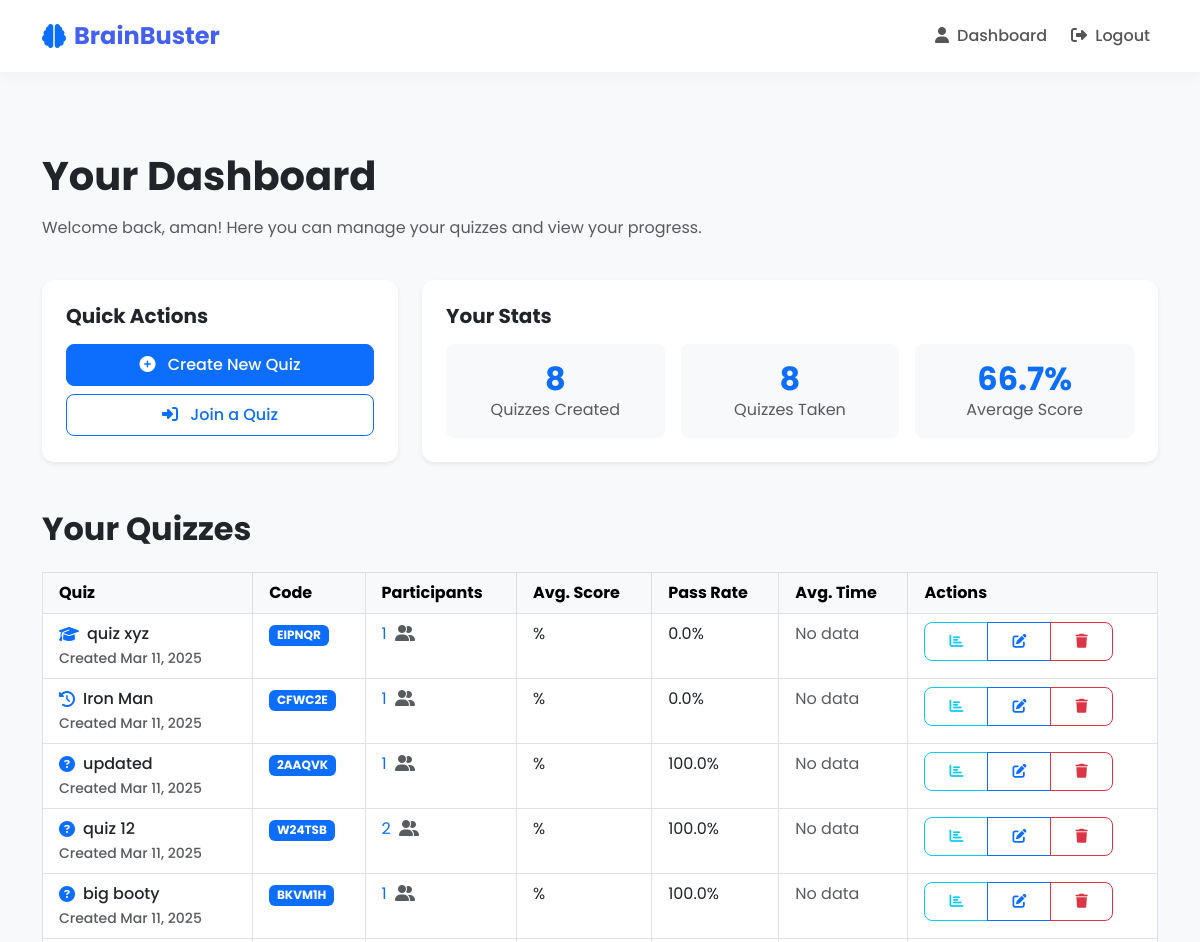
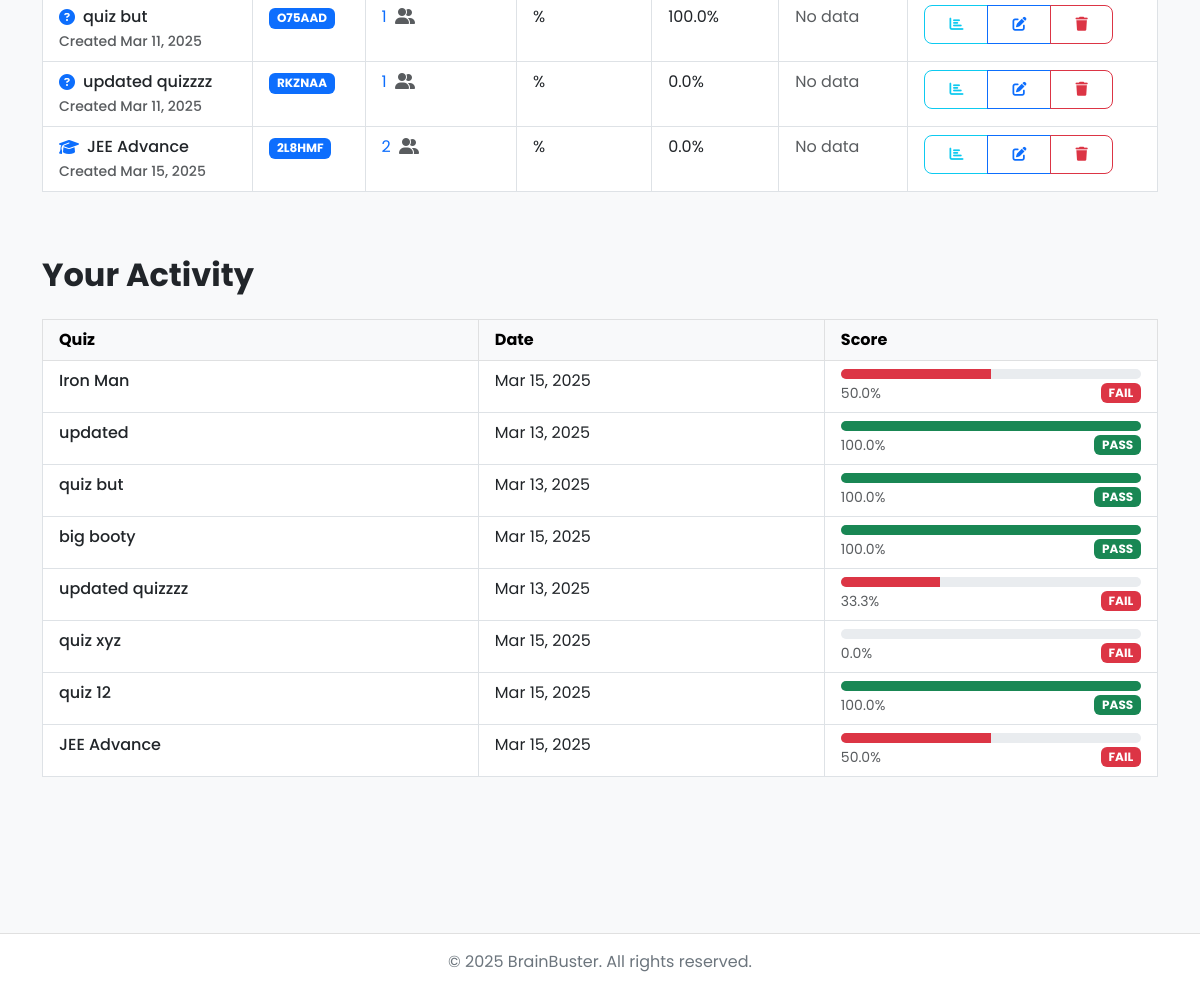
Before: /quizzes/ (signed in) with the older database file (2 pictures, top to bottom).
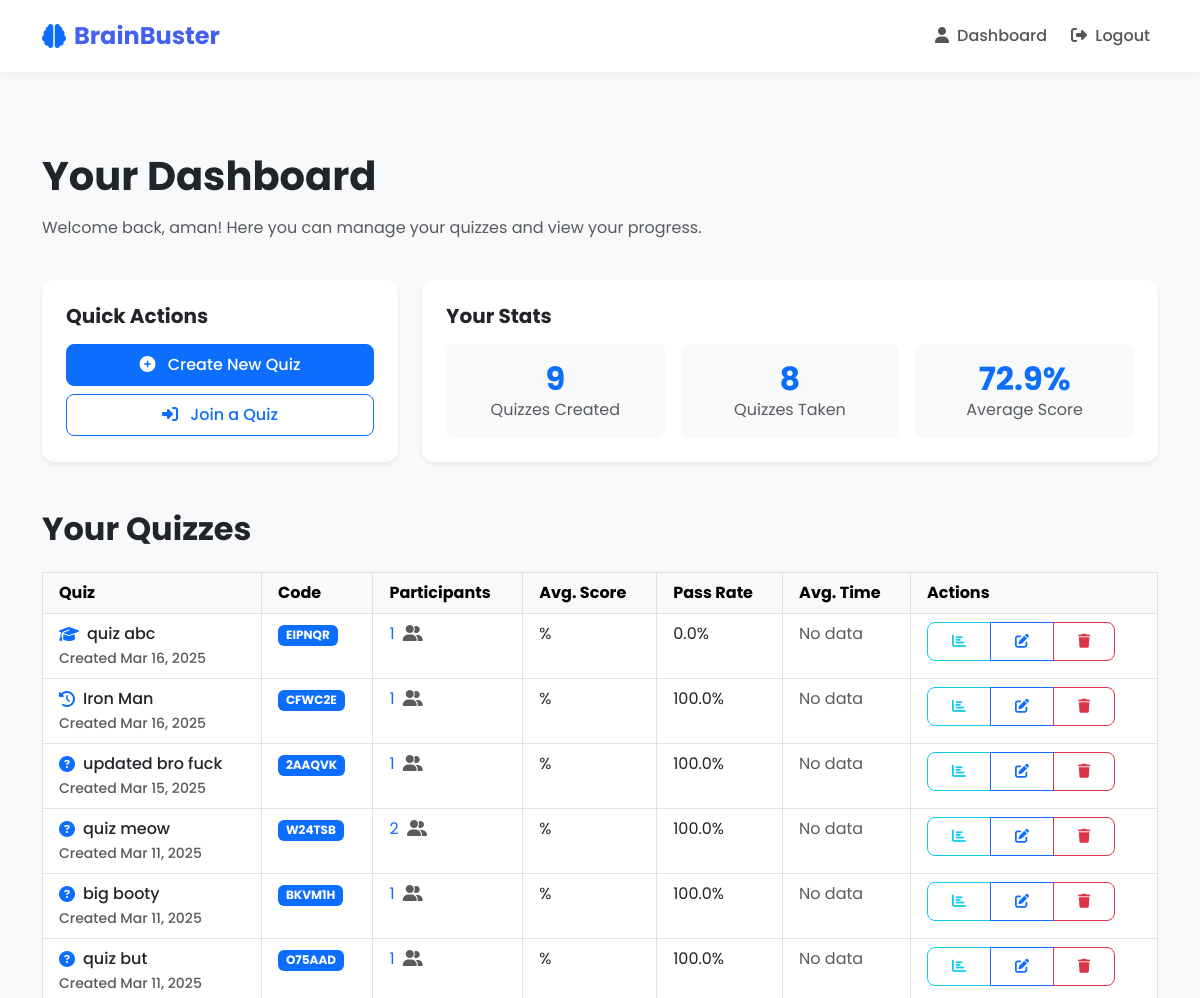
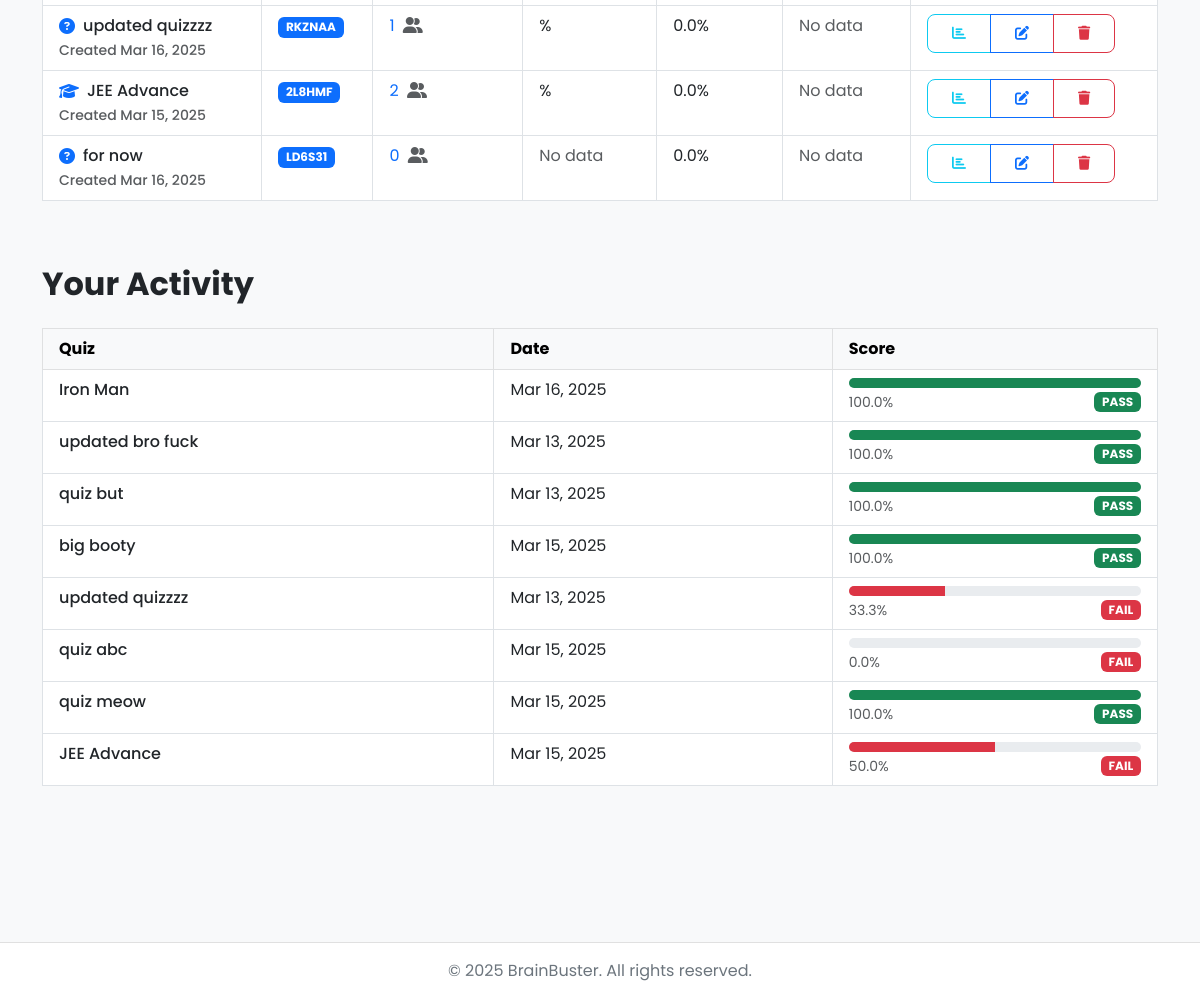
After: the same page with the newer database file (2 pictures, top to bottom).
### quizzes/models.py (models this page shows, shortened)
class Quiz(models.Model):
    title = models.CharField(max_length=255)
    description = models.TextField(blank=True, null=True)
    icon = models.CharField(max_length=50, default="question-circle")
    code = models.CharField(max_length=10, unique=True, default=generate_unique_code)
    created_by = models.ForeignKey(User, on_delete=models.CASCADE, related_name='quizzes')
    created_at = models.DateTimeField(auto_now=True)
    time_limit_per_question = models.IntegerField(help_text="Time limit in seconds", default=30)
    minimum_score_percentage = models.IntegerField(help_text="Minimum score required to pass (%)", default=60)

class Participation(models.Model):
    user = models.ForeignKey(User, on_delete=models.CASCADE, related_name='participations')
    quiz = models.ForeignKey(Quiz, on_delete=models.CASCADE, related_name='participations')
    score = models.FloatField(default=0.0)
    submitted_at = models.DateTimeField(auto_now=True)  # Changed from auto_now_add to auto_now
    time_taken = models.IntegerField(default=0, help_text="Total time taken in seconds")
    class Meta:
        unique_together = ('user', 'quiz')

### quizzes/views.py (the view)
# urls.py: path('', views.dashboard, name='quiz_dashboard'),
@login_required
def dashboard(request):
    created_quizzes = Quiz.objects.filter(created_by=request.user)
    participated_quizzes = request.user.participations.all().select_related('quiz')
    total_score = sum(p.score for p in participated_quizzes if p.score is not None)
    total_quizzes = sum(1 for p in participated_quizzes if p.score is not None)
    average_score = round(total_score / total_quizzes, 1) if total_quizzes > 0 else 0
    for quiz in created_quizzes:
        participations = list(quiz.participations.all())
        total_participants = len(participations)
        if total_participants > 0:
            passing_participants = sum(1 for p in participations if p.score >= quiz.minimum_score_percentage)
            quiz.pass_rate = round((passing_participants / total_participants) * 100)
        else:
            quiz.pass_rate = 0
        if total_participants > 0:
            total_time = sum(p.time_taken for p in participations if p.time_taken is not None)
            quiz.avg_time = round(total_time / total_participants, 1)
        else:
            quiz.avg_time = 0
        for participation in participations:
            participation.attempt_count = participation.user.participations.filter(quiz=quiz.id).count()
    return render(request, 'quizzes/dashboard.html', {
        'created_quizzes': created_quizzes,
        'participated_quizzes': participated_quizzes,
        'average_score': average_score,
    })

### templates/quizzes/dashboard.html (shortened to what the changed rows need)
{% extends 'base.html' %}
{% block content %}
<div class="container py-5">
    <div class="row mb-4">
        <div class="col-12">
            <h1 class="fw-bold mb-3">Your Dashboard</h1>
        </div>
    </div>
    <div class="row g-4">
        <div class="col-md-8">
            <div class="card h-100 shadow-sm border-0">
                <div class="card-body p-4">
                    <div class="row g-3 text-center">
                        <div class="col-4">
                            <div class="p-3 bg-light rounded-3">
                                <h2 class="text-primary fw-bold mb-0">{{ created_quizzes.count }}</h2>
                                <p class="text-muted mb-0">Quizzes Created</p>
                            </div>
                        </div>
                        <div class="col-4">
                            <div class="p-3 bg-light rounded-3">
                                <h2 class="text-primary fw-bold mb-0">{{ user.participations.count }}</h2>
                            </div>
                        </div>
                        <div class="col-4">
                            <div class="p-3 bg-light rounded-3">
                                <h2 class="text-primary fw-bold mb-0">{{ average_score|floatformat:1 }}%</h2>
                                <p class="text-muted mb-0">Average Score</p>
                            </div>
                        </div>
                    </div>
                </div>
            </div>
        </div>
    </div>
    <div class="row mt-5">
        <div class="col-12">
            <h2 class="fw-bold mb-4">Your Quizzes</h2>
                {% if created_quizzes %}
                <div class="table-responsive">
                    <table class="table table-hover table-bordered">
                        <thead class="table-light">
                            <tr>
                                <th class="border-bottom px-3 py-2">Quiz</th>
                                <th class="border-bottom px-3 py-2">Code</th>
                                <th class="border-bottom px-3 py-2">Participants</th>
                                <th class="border-bottom px-3 py-2">Avg. Score</th>
                                <th class="border-bottom px-3 py-2">Pass Rate</th>
                                <th class="border-bottom px-3 py-2">Avg. Time</th>
                                <th class="border-bottom px-3 py-2">Actions</th>
                            </tr>
                        </thead>
                        <tbody>
                            {% for quiz in created_quizzes %}
                            <tr>
                                <td class="fw-medium border-bottom px-3 py-2">
                                    <div class="d-flex align-items-center">
                                        <i class="fas fa-{{ quiz.icon|default:'question-circle' }} text-primary me-2"></i>
                                        {{ quiz.title }}
                                    </div>
                                    <small class="text-muted">Created {{ quiz.created_at|date:"M d, Y" }}</small>
                                </td>
                                <td class="border-bottom px-3 py-2"><span class="badge bg-primary">{{ quiz.code }}</span></td>
                                <td class="border-bottom px-3 py-2">
                                    <a href="#" class="text-decoration-none" data-bs-toggle="modal" data-bs-target="#participantsModal{{ quiz.id }}">
                                        {{ quiz.participations.count }}
                                        <i class="fas fa-user-friends ms-1 text-muted"></i>
                                    </a>
                                </td>
                                <td class="border-bottom px-3 py-2">
                                    {% if quiz.participations.count > 0 %}
                                        {{ quiz.avg_score|floatformat:1 }}%
                                    {% else %}
                                        <span class="text-muted">No data</span>
                                    {% endif %}
                                </td>
                                <td class="border-bottom px-3 py-2">{{ quiz.pass_rate|floatformat:1 }}%</td>
                                <td class="border-bottom px-3 py-2">
                                    {% if quiz.avg_time > 0 %}
                                        {{ quiz.avg_time|floatformat:1 }} sec
                                    {% else %}
                                        <span class="text-muted">No data</span>
                                    {% endif %}
                                </td>
                                <td class="border-bottom px-3 py-2">
                                    <div class="btn-group">
                                        <a href="{% url 'quiz_stats' quiz.id %}" class="btn btn-sm btn-outline-info">
                                            <i class="fas fa-chart-bar"></i>
                                        </a>
                                        <a href="{% url 'edit_quiz' quiz.id %}" class="btn btn-sm btn-outline-primary">
                                            <i class="fas fa-edit"></i>
                                        </a>
                                        <button type="button" class="btn btn-sm btn-outline-danger delete-quiz-btn"
                                                data-bs-toggle="modal" data-bs-target="#deleteQuizModal"
                                                data-quiz-id="{{ quiz.id }}" data-quiz-title="{{ quiz.title }}">
                                            <i class="fas fa-trash"></i>
                                        </button>
                                    </div>
                                </td>
                            </tr>
                            {% endfor %}
                        </tbody>
                    </table>
                </div>
            {% endif %}
        </div>
    </div>
    <div class="row mt-5">
        <div class="col-12">
            <h2 class="fw-bold mb-4">Your Activity</h2>
            {% if user.participations.all %}
                <div class="table-responsive">
                    <table class="table table-hover table-bordered">
                        <thead class="table-light">
                            <tr>
                                <th class="px-3 py-2">Quiz</th>
                                <th class="px-3 py-2">Date</th>
                                <th class="px-3 py-2">Score</th>
                            </tr>
                        </thead>
                        <tbody>
                            {% for participation in user.participations.all %}
                            <tr>
                                <td class="fw-medium px-3 py-2">{{ participation.quiz.title }}</td>
                                <td class="px-3 py-2">{{ participation.submitted_at|date:"M d, Y" }}</td>
                                <td class="px-3 py-2">
                                    <div class="progress" style="height: 10px;">
                                        <div class="progress-bar {% if participation.score >= participation.quiz.minimum_score_percentage %}bg-success{% else %}bg-danger{% endif %}"
                                             role="progressbar" style="width: {{ participation.score|floatformat:0 }}%;"
                                             aria-valuenow="{{ participation.score|floatformat:0 }}" aria-valuemin="0" aria-valuemax="100">
                                        </div>
                                    </div>
                                    <div class="d-flex justify-content-between align-items-center mt-1">
                                        <small class="text-muted">{{ participation.score|floatformat:1 }}%</small>
                                        <span class="badge {% if participation.score >= participation.quiz.minimum_score_percentage %}bg-success{% else %}bg-danger{% endif %}">
                                            {% if participation.score >= participation.quiz.minimum_score_percentage %}PASS{% else %}FAIL{% endif %}
                                        </span>
                                    </div>
                                </td>
                            </tr>
                            {% endfor %}
                        </tbody>
                    </table>
                </div>
            {% endif %}
        </div>
    </div>
</div>
{% endblock %}

Changed rows visible on the page:
changed Quiz "EIPNQR": title "quiz xyz" → "quiz abc"; created_at "Mar 11, 2025" → "Mar 16, 2025"
changed Quiz "Iron Man": created_at "Mar 11, 2025" → "Mar 16, 2025"; pass_rate "0.0" → "100.0"
changed Quiz "2AAQVK": title "updated" → "updated bro fuck"; created_at "Mar 11, 2025" → "Mar 15, 2025"
changed Quiz "W24TSB": title "quiz 12" → "quiz meow"
changed Quiz "updated quizzzz": created_at "Mar 11, 2025" → "Mar 16, 2025"
added Quiz: title "for now", created_at "Mar 16, 2025", code "LD6S31", participations.count "0", shows "No data", pass_rate "0.0"
changed Participation "Iron Man": submitted_at "Mar 15, 2025" → "Mar 16, 2025"; score "50.0" → "100.0"; score "FAIL" → "PASS"
changed through a linked row, Participation: quiz "updated" → "updated bro fuck"
changed through a linked row, Participation: quiz "quiz xyz" → "quiz abc"
changed through a linked row, Participation: quiz "quiz 12" → "quiz meow"
Other visible differences:
{{ created_quizzes.count }}: "8" → "9"
{{ average_score|floatformat:1 }}: "66.7" → "72.9"
